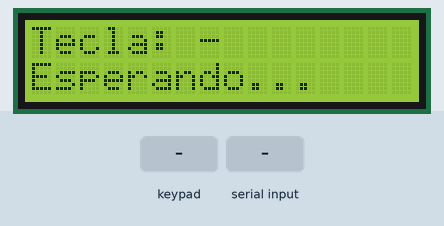
Recording of a sketch running on a simulated ESP32. Parts: 16×2 character LCD. The inputs (shaded band) are chosen by the test bench. What the sketch prints to the serial monitor is not drawn.

Above: at 1.3 s.
1.4 s: keypad keys 1 3 1 4 2 7 2 6 # pressed 0.4 s apart
At 5.1 s:
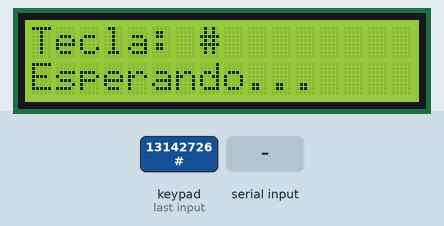
6.5 s: key 'A' pressed
At 7.5 s:
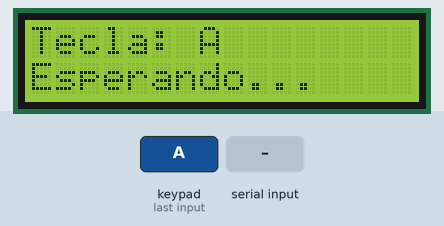
8.0 s: key 'B' pressed
At 8.7 s:
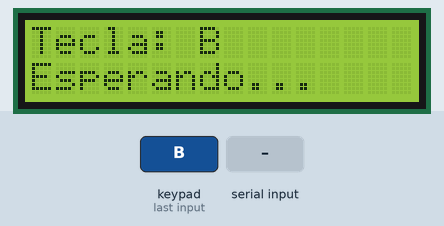
9.5 s: keypad keys 1 3 1 4 2 7 2 6 * pressed 0.4 s apart
At 13.7 s:
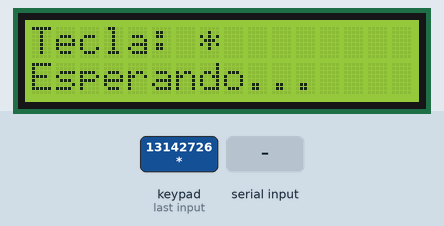
14.6 s: "1\n" received over Serial
At 15.8 s:
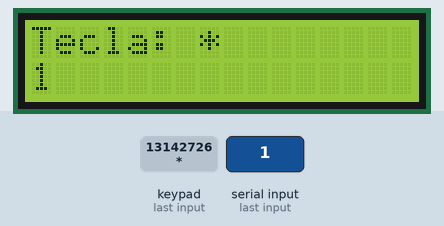
16.1 s: keypad keys 1 3 1 4 2 7 2 6 D pressed 0.4 s apart
At 19.7 s:
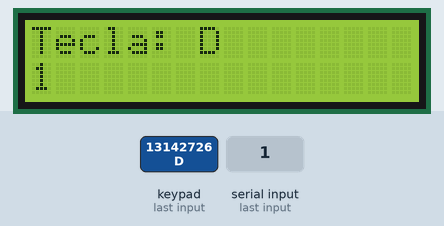
Timing chart, 0 to 21.2 s (numbered marks = the images above; inputs shaded):
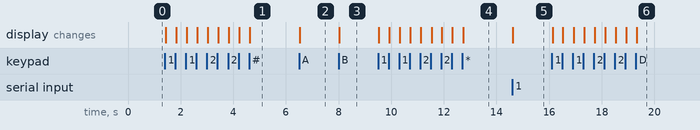

Measured:
- after the input at 1.4 s, the display: first changes at once (image 1 shows a later state)
- after the input at 6.5 s, the display: changes at once (image 2)
- after the input at 8.0 s, the display: changes at once (image 3)
- after the input at 9.5 s, the display: first changes at once (image 4 shows a later state)
- after the input at 14.6 s, the display: changes at once (image 5)
- after the input at 16.1 s, the display: first changes at once (image 6 shows a later state)

The sketch:

teclado_lcd.ino
```cpp
#include <Keypad.h>
#include <Wire.h>
#include <LiquidCrystal_I2C.h>

const byte FILAS = 4;
const byte COLUMNAS = 4;
char teclas[FILAS][COLUMNAS] = {
  {'1', '2', '3', 'A'},
  {'4', '5', '6', 'B'},
  {'7', '8', '9', 'C'},
  {'*', '0', '#', 'D'}
};
byte pinesFilas[FILAS] = {13, 14, 27, 26};
byte pinesColumnas[COLUMNAS] = {25, 33, 32, 4};

Keypad teclado = Keypad(makeKeymap(teclas), pinesFilas, pinesColumnas, FILAS, COLUMNAS);
LiquidCrystal_I2C lcd(0x27, 16, 2);

void mostrar(uint8_t fila, String texto) {
  lcd.setCursor(0, fila);
  lcd.print("                ");
  lcd.setCursor(0, fila);
  lcd.print(texto.substring(0, 16));
}

void setup() {
  Serial.begin(115200);
  Wire.begin(21, 22);
  lcd.init();
  lcd.backlight();
  mostrar(0, "Tecla: -");
  mostrar(1, "Esperando...");
}

void loop() {
  char tecla = teclado.getKey();
  if (tecla) {
    Serial.println(tecla);
    mostrar(0, String("Tecla: ") + tecla);
  }

  if (Serial.available()) {
    String estado = Serial.readStringUntil('\n');
    estado.trim();
    if (estado.length() > 0) {
      mostrar(1, estado);
    }
  }
}
```
